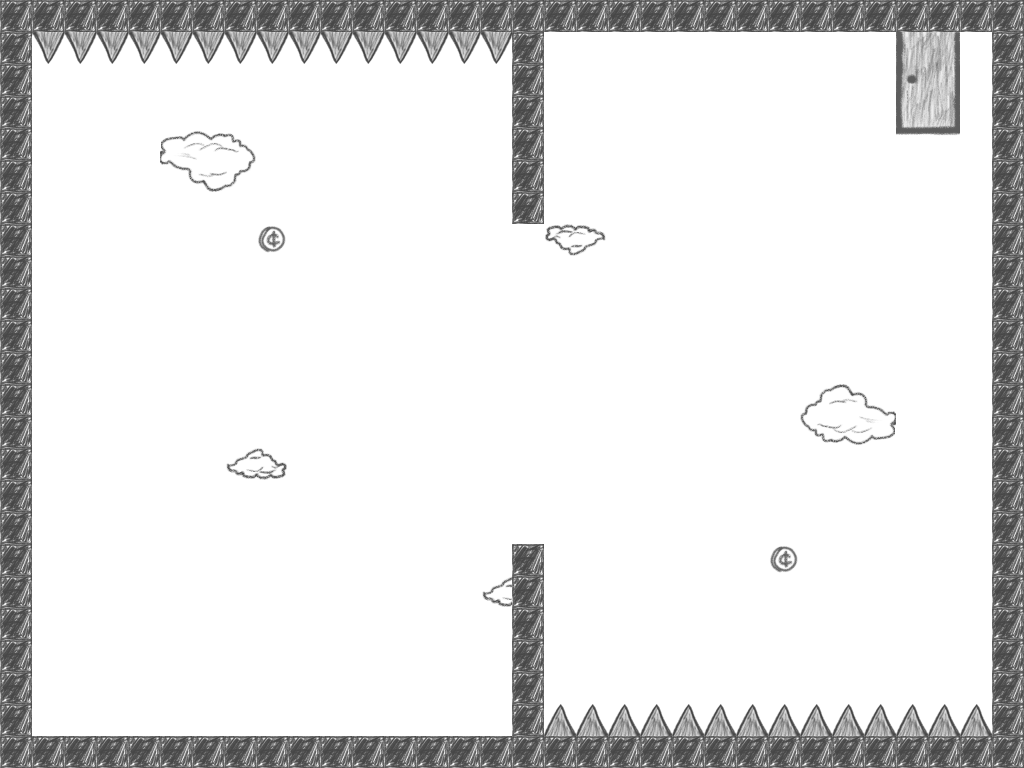

The image is a tile-based game level rendered from a .tmx file. Its description and source (layers, tilesets, objects; grid data summarised) follow:
An orthogonal 32x24 tile map with 32x32 px tiles, 3 tile layers (tiles, Exit, collectibles) and 15 objects (2x movingSpikes, SpawnPoint, ExitPoint, movingPlatform).

<map version="1.0" orientation="orthogonal" width="32" height="24" tilewidth="32" tileheight="32">
 <tileset firstgid="1" name="Tilesheet" tilewidth="32" tileheight="32">
  <image source="Tilesheet.png" width="512" height="256" />
  <terraintypes>
   <terrain name="New Terrain" tile="-1" />
  </terraintypes>
  <tile id="6" terrain="0,0,0,0" />
  <tile id="7" terrain="0,0,0,0" />
  <tile id="22" terrain="0,0,0,0" />
  <tile id="23" terrain="0,0,0,0" />
  <tile id="24" terrain=",0,,0">
   <properties>
    <property name="collectible" value="true" />
   </properties>
  </tile>
  <tile id="28" terrain="0,0,0,0" />
  <tile id="38" terrain="0,0,0,0" />
  <tile id="39" terrain="0,0,0,0" />
  <tile id="54" terrain="0,0,0,0" />
  <tile id="55" terrain="0,0,0,0" />
 </tileset>
 <layer name="tiles" width="32" height="24">
  <data>[768 cells, 768 non-empty, 12 distinct tile ids]</data>
 </layer>
 <layer name="Exit" width="32" height="24">
  <data>[768 cells, 8 non-empty, 8 distinct tile ids]</data>
 </layer>
 <objectgroup name="objects" width="32" height="24">
  <object name="SpawnPoint" x="96" y="640" width="32" height="32" />
  <object name="ExitPoint" x="912" y="48" width="32" height="64" />
 </objectgroup>
 <layer name="collectibles" width="32" height="24">
  <data>[768 cells, 2 non-empty, 1 distinct tile ids]</data>
 </layer>
 <objectgroup name="collisions" width="32" height="24">
  <object x="0" y="32" width="32" height="704" />
  <object x="0" y="736" width="1024" height="32" />
  <object x="992" y="32" width="32" height="704" />
  <object x="0" y="0" width="1024" height="32" />
  <object x="544" y="712" width="448" height="24">
   <properties>
    <property name="kill" value="true" />
   </properties>
  </object>
  <object x="32" y="32" width="480" height="24">
   <properties>
    <property name="kill" value="true" />
   </properties>
  </object>
  <object x="512" y="32" width="32" height="192" />
  <object x="512" y="544" width="32" height="192" />
  <object name="movingPlatform" x="512" y="384" width="32" height="128">
   <properties>
    <property name="isVertical" value="true" />
    <property name="speedX" value="0" />
    <property name="speedY" value="2.4" />
   </properties>
  </object>
  <object name="movingSpikes" x="512" y="512" width="32" height="32">
   <properties>
    <property name="bottomSpike" value="true" />
    <property name="kill" value="true" />
    <property name="speedX" value="0" />
    <property name="speedY" value="2.4" />
   </properties>
  </object>
  <object name="movingSpikes" x="512" y="352" width="32" height="32">
   <properties>
    <property name="kill" value="true" />
    <property name="speedX" value="0" />
    <property name="speedY" value="2.4" />
    <property name="topSpike" value="true" />
   </properties>
  </object>
 </objectgroup>
 <objectgroup name="collectibles" width="32" height="24">
  <object x="256" y="223" width="32" height="32" />
  <object x="767" y="542" width="32" height="32" />
 </objectgroup>
</map>
